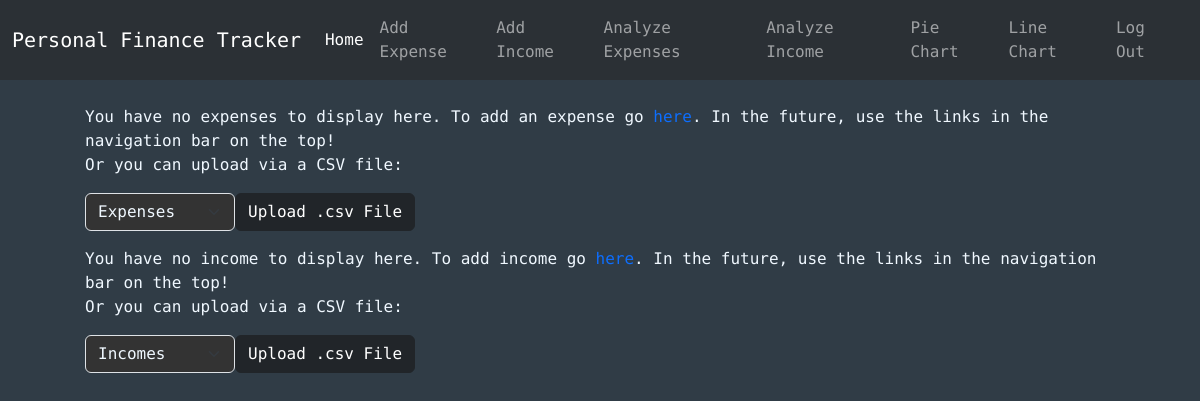
Page / (signed in) on the earlier database version.
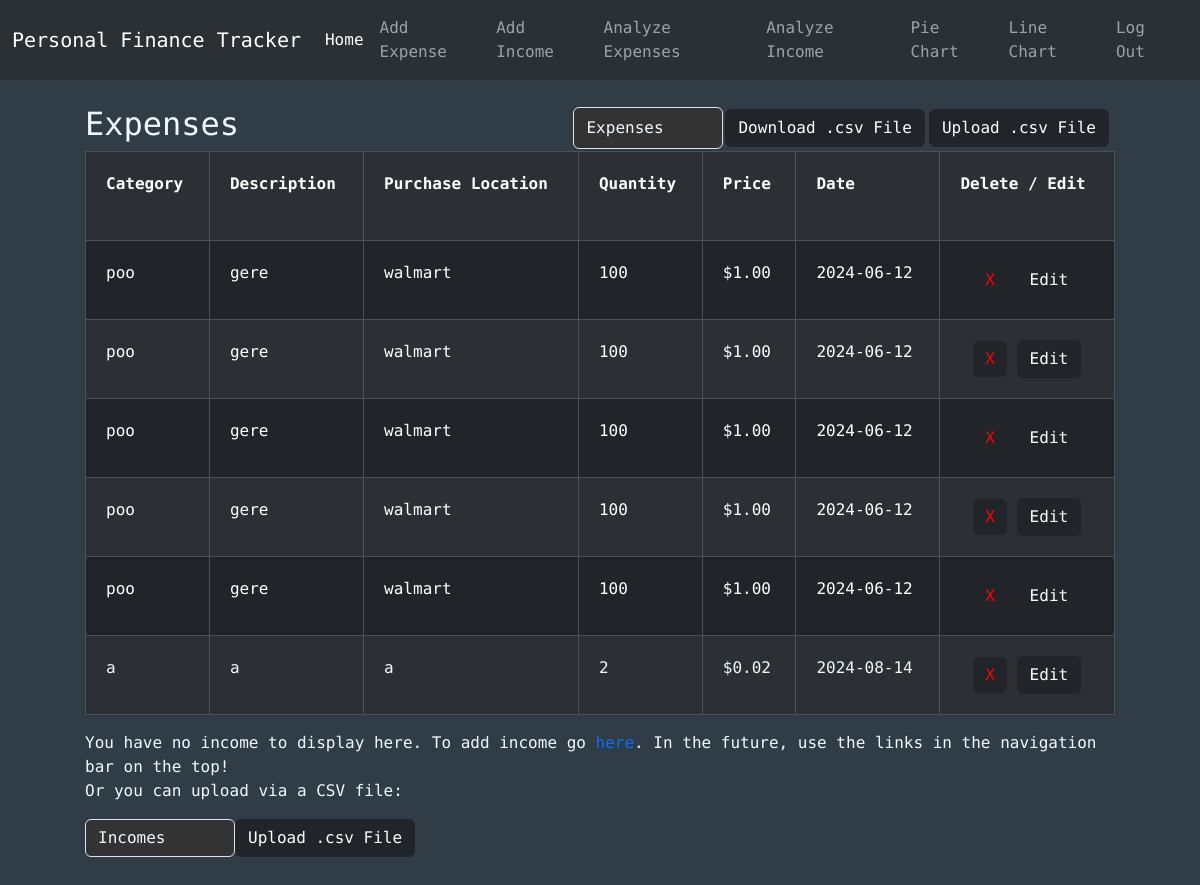
Same page on the later database version.
### tables this page shows
CREATE TABLE expenses (id INTEGER PRIMARY KEY, user_id INTEGER NOT NULL, category TEXT, description TEXT, purchaseLocation TEXT, quantity INTEGER NOT NULL, price NUMERIC NOT NULL, date TEXT NOT NULL, color TEXT, FOREIGN KEY (user_id) REFERENCES users(id));

### app.py (the view)
@app.route("/")
@login_required
def index():
    conn = get_db_connection()
    exps = conn.execute("SELECT * FROM expenses WHERE user_id = ? ORDER BY id DESC", (session["user_id"],)).fetchall()
    inc = conn.execute("SELECT * FROM incomes WHERE user_id = ? ORDER BY id DESC", (session["user_id"],)).fetchall()
    conn.close()
    return render_template("index.html", expenses=exps, incomes=inc)

### helpers.py (called while the page is built)
def login_required(f):
    @wraps(f)
    def decorated_function(*args, **kwargs):
        if session.get("user_id") is None:
            return redirect("/login")
        return f(*args, **kwargs)
    return decorated_function

def get_db_connection():
    conn = sqlite3.connect('database.db')
    conn.row_factory = sqlite3.Row
    return conn

### templates/index.html (shortened to what this page needs)
{% extends "layout.html" %} {% block title %}Main{% endblock %}
{% block body %}
<div class="cont center-horizontal" style="max-width: 1300px">
  {% if expenses -%}
  <div>
    <div
      style="
        display: flex;
        justify-content: space-between;
        align-items: center;
        flex-wrap: wrap;
      "
    >
      <h2>Expenses</h2>
      <div style="display: flex">
        <form
          id="uploadFormExpenses"
          enctype="multipart/form-data"
          method="POST"
          action="/uploadCsv"
          style="display: flex; flex-wrap: wrap"
        >
          <select name="type" class="form-select" style="width: 150px">
            <option value="expenses" selected>Expenses</option>
          </select>
          <button
            type="submit"
            formaction="/downloadCsv"
            class="btn btn-dark btn-margin"
          >
            Download .csv File
          </button>
          <button
            type="button"
            class="btn btn-dark btn-margin"
            onclick="triggerFileInput('fileInputExpenses')"
          >
            Upload .csv File
          </button>
          <a href="/uploadInfo">
          </a>
        </form>
      </div>
    </div>
    <div class="table-responsive">
      <table class="table table-dark table-striped table-bordered table-hover">
        <tr>
          <th scope="col">Category</th>
          <th scope="col">Description</th>
          <th scope="col">Purchase Location</th>
          <th scope="col">Quantity</th>
          <th scope="col">Price</th>
          <th scope="col">Date</th>
          <th scope="col">
            Delete / Edit
            <br />
          </th>
        </tr>
        {% for expense in expenses %}
        <tr>
          <td style="color: {{expense['color']}}">{{ expense["category"] }}</td>
          <td style="color: {{expense['color']}}">
            {{ expense["description"] }}
          </td>
          <td style="color: {{expense['color']}}">
            {{ expense["purchaseLocation"] }}
          </td>
          <td style="color: {{expense['color']}}">{{ expense["quantity"] }}</td>
          <td style="color: {{expense['color']}}">
            {{ "$%.2f"| format(expense["price"]) }}
          </td>
          <td style="color: {{expense['color']}}">{{ expense["date"] }}</td>
          <td style="text-align: center">
            <form action="/delete" method="POST" style="display: inline-block">
              <button
                type="submit"
                class="delete-btn btn btn-dark"
                style="color: red; border: 0; text-align: center"
              >
                X
              </button>
            </form>
            <form action="/edit" method="POST" style="display: inline-block">
              <button type="submit" class="delete-btn btn btn-dark">
                Edit
              </button>
            </form>
          </td>
        </tr>
        {% endfor %}
      </table>
    </div>
  </div>
  {% else -%}
  <p>
    You have no expenses to display here. To add an expense go
    <a href="/add-expense">here</a>. In the future, use the links in the
    navigation bar on the top!
    <br>
    Or you can upload via a CSV file:
    <form
    id="uploadFormExpenses"
    enctype="multipart/form-data"
    method="POST"
    action="/uploadCsv"
    style="display: flex; flex-wrap: wrap"
  >
    <select name="type" class="form-select" style="width: 150px">
      <option value="expenses" selected>Expenses</option>
    </select>
    <button
      type="button"
      class="btn btn-dark"
      onclick="triggerFileInput('fileInputExpenses')"
    >
      Upload .csv File
    </button>
    <a href="/uploadInfo">
    </a>
  </form>
  </p>
  {% endif %}
  {% if incomes -%}
  <div>
    <div
      style="display: flex; justify-content: space-between; align-items: center"
    >
      <h2>Income</h2>
      <div style="display: flex">
        <form
          id="uploadFormIncomes"
          enctype="multipart/form-data"
          method="POST"
          action="/uploadCsv"
          style="display: flex; flex-wrap: wrap"
        >
          <select name="type" class="form-select" style="width: 150px">
            <option value="expenses" >Expenses</option>
            <option value="incomes" selected>Incomes</option>
          </select>
          <button type="submit" formaction="/downloadCsv" class="btn btn-dark">
            Download .csv File
          </button>
          <button
            type="button"
            class="btn btn-dark"
            onclick="triggerFileInput('fileInputIncomes')"
          >
            Upload .csv File
          </button>
          <input
            type="file"
            id="fileInputIncomes"
            name="file"
            style="display: none"
            onchange="handleFileSelect(event, 'uploadFormIncomes')"
          />
          <a href="/uploadInfo">
            <i class="icon-info-sign info-icon btn-margin"></i
          ></a>
        </form>
      </div>
      <script>
        function triggerFileInput(fileInputId) {
          document.getElementById(fileInputId).click();
        }
        function handleFileSelect(event, formdId) {
          const fileInput = event.target;
          const form = document.getElementById(formId);
          if (fileInput.files.length > 0) {
            form.submit();
          }
        }
      </script>
    </div>
    <div class="table-responsive">
      <table class="table table-dark table-striped table-bordered table-hover">
        <tr>
          <th scope="col">Category</th>
          <th scope="col">Description</th>
          <th scope="col">Method</th>
          <th scope="col">Income</th>
          <th scope="col">Date</th>
          <th scope="col">
            Delete / Edit
            <br />
            <div class="info-container">
              <i class="icon-info-sign info-icon"></i>
              <div class="info-text">
                Pressing the X will delete it FOREVER!
              </div>
            </div>
          </th>
        </tr>
        {% for income in incomes %}
        <tr>
          <td style="color: {{income['color']}} ">{{ income["category"] }}</td>
          <td style="color: {{income['color']}} ">
            {{ income["description"] }}
          </td>
          <td style="color: {{income['color']}} ">{{ income["method"] }}</td>
          <td style="color: {{income['color']}} ">
            {{ "$%.2f"| format(income["income"]) }}
          </td>
          <td style="color: {{income['color']}}">{{ income["date"] }}</td>
          <td style="text-align: center">
            <form action="/delete" method="POST" style="display: inline-block">
              <input type="hidden" id="type" name="type" value="incomes" />
              <input type="hidden" id="id" name="id" value="{{income['id']}}" />
              <input type="hidden" id="direct" name="direct" value="/" />
              <button
                type="submit"
                class="delete-btn btn btn-dark"
                style="color: red; border: 0; text-align: center"
              >
                X
              </button>
            </form>
            <form action="/edit" method="POST" style="display: inline-block">
              <input type="hidden" id="method" name="method" value="open" />
              <input type="hidden" id="type" name="type" value="incomes" />
              <input type="hidden" id="id" name="id" value="{{income['id']}}" />
              <input
                type="hidden"
                id="direct"
                name="direct"
                value="editIncome.html"
              />
              <button type="submit" class="delete-btn btn btn-dark">
                Edit
              </button>
            </form>
          </td>
        </tr>
        {% endfor %}
      </table>
    </div>
  </div>
  {% else -%}
  <p>
    You have no income to display here. To add income go
    <a href="/add-income">here</a>. In the future, use the links in the
    navigation bar on the top!
    <br>
    Or you can upload via a CSV file:
    <form
          id="uploadFormIncomes"
          enctype="multipart/form-data"
          method="POST"
          action="/uploadCsv"
          style="display: flex; flex-wrap: wrap"
        >
          <select name="type" class="form-select" style="width: 150px">
            <option value="incomes" selected>Incomes</option>
          </select>
          <button
            type="button"
            class="btn btn-dark"
            onclick="triggerFileInput('fileInputIncomes')"
          >
            Upload .csv File
          </button>
          <a href="/uploadInfo">
          </a>
        </form>
  </p>
  {% endif %}
</div>
{%endblock %}

### templates/layout.html (shortened to what this page needs)
{% include "base.html" %}
<nav class="navbar navbar-expand-lg bg-body-tertiary" data-bs-theme="dark">
  <div class="container-fluid">
    <a class="navbar-brand" href="/">Personal Finance Tracker</a>
    <div class="collapse navbar-collapse" id="navbarSupportedContent">
      <div>
        <ul class="navbar-nav">
          <li class="nav-item" style="margin-top: auto; margin-bottom: auto">
            <a class="nav-link active" aria-current="page" href="/">Home</a>
          </li>
          <li class="nav-item">
            <a class="nav-link" href="/add-expense">Add Expense</a>
          </li>
          <li class="nav-item">
            <a class="nav-link" href="/add-income">Add Income</a>
          </li>
          <li class="nav-item">
            <a class="nav-link" href="/analyzeExpenses">Analyze Expenses</a>
          </li>
          <li class="nav-item">
            <a class="nav-link" href="/analyzeIncome">Analyze Income</a>
          </li>
          <li class="nav-item">
            <a class="nav-link" href="/pieChart">Pie Chart</a>
          </li>
          <li class="nav-item">
            <a class="nav-link" href="/lineChart">Line Chart</a>
          </li>
        </ul>
      </div>
      <div class="navbar-nav flex-end right-div">
        <a class="nav-link" href="/login">Log Out</a>
      </div>
    </div>
  </div>
</nav>
{% block body %}{% endblock %}

### templates/base.html (shortened to what this page needs)
<!DOCTYPE html>
<html lang="en">
  <head>
    <link rel="stylesheet" href="../static/styles/CSS.css" />
    <link
      href="https://cdn.jsdelivr.net/npm/bootstrap@5.3.2/dist/css/bootstrap.min.css"
      rel="stylesheet"
    />
    <link
      href="https://netdna.bootstrapcdn.com/font-awesome/3.2.1/css/font-awesome.css"
      rel="stylesheet"
    />
  </head>
  <body id="body">
  </body>
</html>

### static/styles/CSS.css (style rules this page uses)
.cont { display: flex; justify-content: center; padding: 15px; flex-direction: column; color: aliceblue; max-width: 100vw; }
.navbar-nav { z-index: 1000; }
.center-horizontal { margin: 0 auto; width: 90vw; max-width: 1200px; padding: 25px; }
.right-div { margin-left: auto; box-sizing: border-box; }
#body { background-color: rgb(48, 60, 70); font-family: "Roboto Mono", monospace; color: aliceblue; }
.form-select { background-color: #333 !important; color: aliceblue !important; }
tr > * { padding: 20px !important; }
.btn-margin { margin: 2px !important; }
a { text-decoration: dotted !important; }

Differences in the rows shown:
added expenses: category "poo", description "gere", purchaseLocation "walmart", quantity "100", price "$1.00", date "2024-06-12"
added expenses: category "poo", description "gere", purchaseLocation "walmart", quantity "100", price "$1.00", date "2024-06-12"
added expenses: category "poo", description "gere", purchaseLocation "walmart", quantity "100", price "$1.00", date "2024-06-12"
added expenses: category "poo", description "gere", purchaseLocation "walmart", quantity "100", price "$1.00", date "2024-06-12"
added expenses: category "poo", description "gere", purchaseLocation "walmart", quantity "100", price "$1.00", date "2024-06-12"
added expenses: category "a", description "a", purchaseLocation "a", quantity "2", price "$0.02", date "2024-08-14", color "#f0f8ff" (drawn)
Other differences:
form field type: (not shown) → "Expenses"
form field type: "Expenses" → (not shown)
text no longer shown: "You have no expenses to display here. To add an expense go here . In the future, use the links in the navigation bar on the top! Or you can upload via a CSV file:"
text now shown: "Expenses Download .csv File Category Description Purchase Location Quantity Price Date Delete / Edit"
